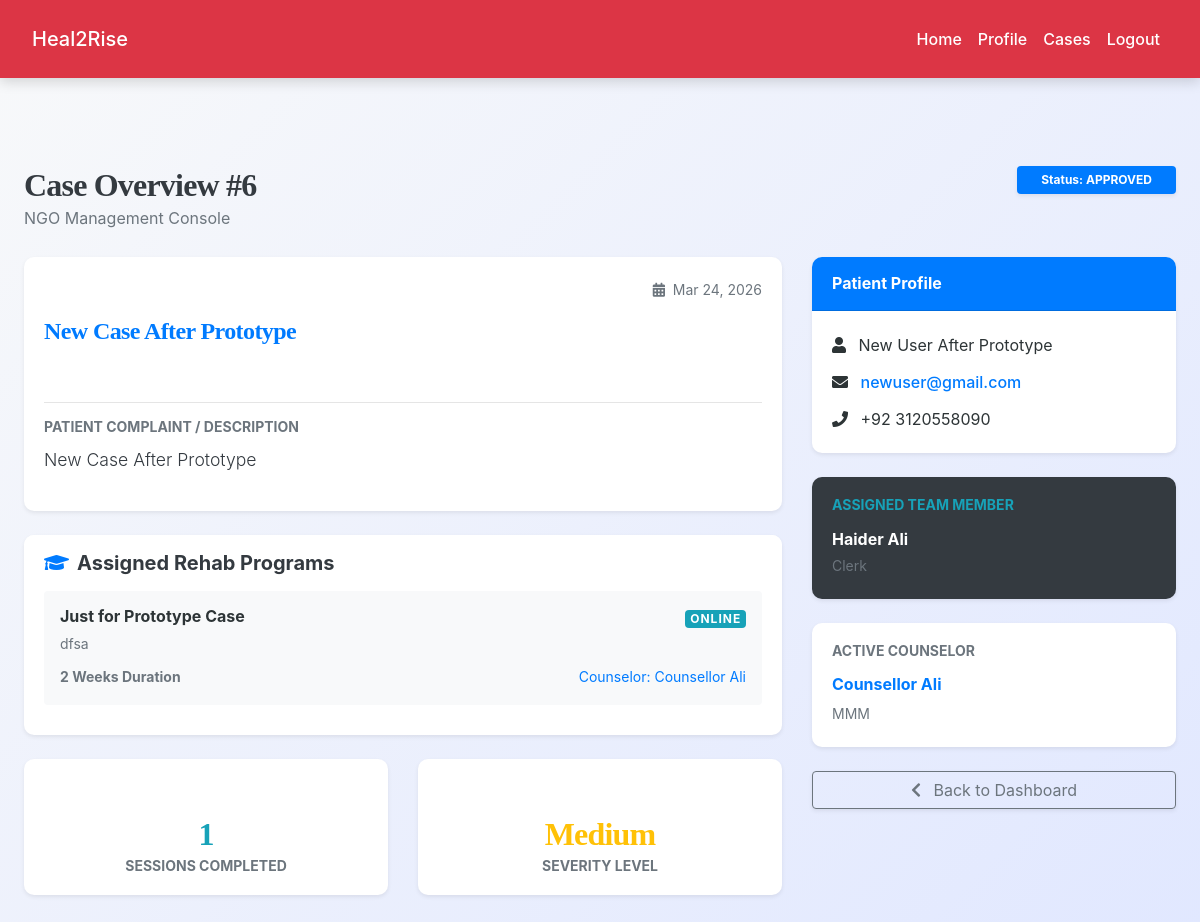
Screenshot of /ngo/view_case_details.php?id=6 (signed in) with the database file from the repository.
### tables this page shows
CREATE TABLE `cases` (
  `id` int(11) NOT NULL,
  `case_title` varchar(255) NOT NULL,
  `description` text NOT NULL,
  `user_id` int(11) NOT NULL,
  `assigned_ngo_id` int(11) DEFAULT NULL,
  `assigned_staff_id` int(11) DEFAULT NULL,
  `status` enum('pending','approved','rejected','closed') NOT NULL DEFAULT 'pending',
  `problem_category` text DEFAULT NULL,
  `severity` varchar(50) DEFAULT NULL,
  `risk_level` varchar(50) DEFAULT NULL,
  `created_at` datetime DEFAULT current_timestamp(),
  `closed_at` datetime DEFAULT NULL
);

CREATE TABLE `skill_programs` (
  `id` int(11) NOT NULL,
  `counselor_id` int(11) NOT NULL,
  `case_id` int(11) NOT NULL,
  `program_name` varchar(200) NOT NULL,
  `description` text DEFAULT NULL,
  `duration_weeks` int(11) DEFAULT NULL,
  `mode` varchar(50) DEFAULT 'Online',
  `created_at` datetime DEFAULT current_timestamp()
);

CREATE TABLE `counselors` (
  `id` int(11) NOT NULL,
  `full_name` varchar(100) NOT NULL,
  `email` varchar(100) NOT NULL,
  `phone` varchar(20) DEFAULT NULL,
  `password_hash` varchar(255) NOT NULL,
  `qualification` text DEFAULT NULL,
  `experience_years` int(11) DEFAULT 0,
  `specialization` varchar(100) DEFAULT NULL,
  `status` enum('active','inactive') DEFAULT 'active',
  `created_at` datetime DEFAULT current_timestamp()
);

CREATE TABLE `users` (
  `id` int(11) NOT NULL,
  `name` varchar(255) DEFAULT NULL,
  `email` varchar(255) NOT NULL,
  `password` varchar(255) NOT NULL,
  `phone` varchar(50) DEFAULT NULL,
  `emergency_contact` varchar(255) DEFAULT NULL,
  `role` enum('user','counselor','psychiatrist') NOT NULL DEFAULT 'user',
  `gender` varchar(50) DEFAULT NULL,
  `age` int(11) DEFAULT NULL,
  `status` enum('active','pending','blocked') DEFAULT 'pending',
  `created_at` datetime DEFAULT current_timestamp()
);

CREATE TABLE `team_members` (
  `id` int(11) NOT NULL,
  `full_name` varchar(100) NOT NULL,
  `email` varchar(100) NOT NULL,
  `phone` varchar(20) DEFAULT NULL,
  `password_hash` varchar(255) NOT NULL,
  `designation` varchar(50) NOT NULL,
  `qualification` text DEFAULT NULL,
  `experience_years` int(11) DEFAULT 0,
  `status` enum('active','inactive') DEFAULT 'active',
  `created_at` datetime DEFAULT current_timestamp()
);

### ngo/view_case_details.php (the view, shortened to what this page needs)
<?php
include('../config.php');
$ngo_id = $_SESSION["id"];
$case_id = intval($_GET['id']);
$query = "
    SELECT c.*,
           u.name AS user_name, u.email AS user_email, u.phone AS user_phone,
           tm.full_name AS assigned_staff, tm.designation AS staff_role,
           co.full_name AS assigned_counselor, co.specialization AS counselor_spec
    FROM cases c
    JOIN users u ON c.user_id = u.id
    LEFT JOIN team_members tm ON c.assigned_staff_id = tm.id
    LEFT JOIN case_counselor cc ON c.id = cc.case_id
    LEFT JOIN counselors co ON cc.counselor_id = co.id
    WHERE c.id = ? AND c.assigned_ngo_id = ?
";
$stmt = $conn->prepare($query);
$stmt->bind_param("ii", $case_id, $ngo_id);
$stmt->execute();
$result = $stmt->get_result();
$case = $result->fetch_assoc();
$session_stmt = $conn->prepare("SELECT COUNT(*) as total_sessions FROM counseling_sessions WHERE case_id = ?");
$session_stmt->bind_param("i", $case_id);
$session_stmt->execute();
$session_count = $session_stmt->get_result()->fetch_assoc()['total_sessions'];
$skills_stmt = $conn->prepare("
    SELECT sp.*, co.full_name as counselor_name
    FROM skill_programs sp
    JOIN counselors co ON sp.counselor_id = co.id
    WHERE sp.case_id = ?
    ORDER BY sp.created_at DESC
");
$skills_stmt->bind_param("i", $case_id);
$skills_stmt->execute();
$skills_result = $skills_stmt->get_result();
?>
<!DOCTYPE html>
<html lang="en">
<head>
    <link rel="stylesheet" href="https://cdn.jsdelivr.net/npm/bootstrap@4.6.2/dist/css/bootstrap.min.css">
    <link rel="stylesheet" href="https://cdnjs.cloudflare.com/ajax/libs/font-awesome/5.15.4/css/all.min.css">
    <link rel="stylesheet" href="../css/style.css">
</head>
<body class="bg-light">
<?php include('navbar.php'); ?>
<div class="container py-5">
    <div class="d-flex justify-content-between align-items-center mb-4">
        <div>
            <h2 class="font-weight-bold mb-0 text-dark">Case Overview #<?= $case_id ?></h2>
            <p class="text-muted mb-0">NGO Management Console</p>
        </div>
        <span class="badge badge-<?= $case['status'] == 'closed' ? 'secondary' : 'primary' ?> p-2 px-4 shadow-sm">
            Status: <?= strtoupper($case['status']) ?>
        </span>
    </div>
    <div class="row">
        <div class="col-lg-8">
            <div class="card shadow-sm border-0 mb-4">
                <div class="card-body">
                    <div class="d-flex justify-content-between">
                        <h4 class="font-weight-bold text-primary"><?= htmlspecialchars($case['case_title']) ?></h4>
                        <small class="text-muted"><i class="fas fa-calendar-alt mr-1"></i> <?= date('M d, Y', strtotime($case['created_at'])) ?></small>
                    </div>
                    <hr>
                    <h6 class="text-muted font-weight-bold small text-uppercase mb-2">Patient Complaint / Description</h6>
                    <p class="text-dark lead" style="font-size: 1.1rem;"><?= nl2br(htmlspecialchars($case['description'])) ?></p>
                </div>
            </div>
            <div class="card shadow-sm border-0 mb-4">
                <div class="card-header bg-white border-0 py-3">
                    <h5 class="mb-0 font-weight-bold text-dark"><i class="fas fa-graduation-cap mr-2 text-primary"></i>Assigned Rehab Programs</h5>
                </div>
                <div class="card-body pt-0">
                    <?php if($skills_result->num_rows > 0): ?>
                        <div class="list-group list-group-flush">
                            <?php while($sk = $skills_result->fetch_assoc()): ?>
                                <div class="list-group-item rehab-list-item border-top-0 rounded p-3">
                                    <div class="d-flex justify-content-between align-items-center">
                                        <h6 class="font-weight-bold mb-1"><?= htmlspecialchars($sk['program_name']) ?></h6>
                                        <span class="badge badge-info skill-badge"><?= $sk['mode'] ?></span>
                                    </div>
                                    <p class="small text-muted mb-2"><?= htmlspecialchars($sk['description']) ?></p>
                                    <div class="d-flex justify-content-between align-items-center">
                                        <small class="text-secondary font-weight-bold"><?= $sk['duration_weeks'] ?> Weeks Duration</small>
                                        <small class="text-primary">Counselor: <?= htmlspecialchars($sk['counselor_name']) ?></small>
                                    </div>
                                </div>
                            <?php endwhile; ?>
                        </div>
                    <?php endif; ?>
                </div>
            </div>
            <div class="row">
                <div class="col-md-6">
                    <div class="card shadow-sm border-0 mb-4 text-center py-3 bg-white">
                        <h2 class="font-weight-bold text-info mb-0"><?= $session_count ?></h2>
                        <small class="text-uppercase font-weight-bold text-muted">Sessions Completed</small>
                    </div>
                </div>
                <div class="col-md-6">
                    <div class="card shadow-sm border-0 mb-4 text-center py-3 bg-white">
                        <h2 class="font-weight-bold text-warning mb-0"><?= htmlspecialchars($case['severity'] ?? 'N/A') ?></h2>
                        <small class="text-uppercase font-weight-bold text-muted">Severity Level</small>
                    </div>
                </div>
            </div>
        </div>
        <div class="col-lg-4">
            <div class="card shadow-sm border-0 mb-4">
                <div class="card-header bg-primary text-white font-weight-bold">Patient Profile</div>
                <div class="card-body">
                    <p class="mb-2"><strong><i class="fas fa-user mr-2"></i></strong> <?= htmlspecialchars($case['user_name']) ?></p>
                    <p class="mb-2"><strong><i class="fas fa-envelope mr-2"></i></strong> <a href="mailto:<?= $case['user_email'] ?>"><?= htmlspecialchars($case['user_email']) ?></a></p>
                    <p class="mb-0"><strong><i class="fas fa-phone mr-2"></i></strong> <?= htmlspecialchars($case['user_phone'] ?? 'N/A') ?></p>
                </div>
            </div>
            <div class="card shadow-sm border-0 mb-4 bg-dark text-white">
                <div class="card-body">
                    <h6 class="font-weight-bold small text-uppercase text-info mb-3">Assigned Team Member</h6>
                    <?php if($case['assigned_staff']): ?>
                        <h6 class="mb-1 font-weight-bold"><?= $case['assigned_staff'] ?></h6>
                        <p class="small text-muted mb-0"><?= htmlspecialchars($case['staff_role']) ?></p>
                    <?php else: ?>
                        <p class="text-warning small mb-0 font-italic">No staff member assigned yet.</p>
                    <?php endif; ?>
                </div>
            </div>
            <div class="card shadow-sm border-0 mb-4 border-left-info">
                <div class="card-body">
                    <h6 class="font-weight-bold small text-uppercase text-muted mb-3">Active Counselor</h6>
                    <?php if($case['assigned_counselor']): ?>
                        <h6 class="mb-1 text-primary font-weight-bold"><?= $case['assigned_counselor'] ?></h6>
                        <small class="text-secondary"><?= htmlspecialchars($case['counselor_spec']) ?></small>
                    <?php else: ?>
                        <p class="text-danger small mb-0">Referral Pending</p>
                    <?php endif; ?>
                </div>
            </div>
            <a href="dashboard.php" class="btn btn-outline-secondary btn-block shadow-sm">
                <i class="fas fa-chevron-left mr-2"></i> Back to Dashboard
            </a>
        </div>
    </div>
</div>
</body>
</html>

### css/style.css (style rules this page uses)
:root { --primary: #007bff; --secondary: #6c757d; --success: #28a745; --info: #17a2b8; --warning: #ffc107; --danger: #dc3545; --light: #f8f9fa; --dark: #2d3436; --accent: #ff6f61; --highlight: #6f42c1; --shadow: rgba(0, 0, 0, 0.15); --transition: all 0.3s ease-in-out; }
body { font-family: 'Inter', 'Segoe UI', Tahoma, Geneva, Verdana, sans-serif; background: linear-gradient(135deg, var(--light) 0%, #e0e7ff 100%); color: var(--dark); line-height: 1.8; margin: 0; padding: 0; min-height: 100vh; font-size: 16px; }
h1, h2, h3, h4 { text-align: center; margin: 2.5rem 0; font-family: 'Georgia', 'Times New Roman', serif; color: var(--dark); font-weight: 700; letter-spacing: -0.025em; }
h2 { font-size: 2rem; }
h4 { font-size: 1.5rem; }
.container { max-width: 1200px; margin: 0 auto 3rem; padding: 0 1.5rem; }
a { color: var(--primary); text-decoration: none; font-weight: 500; transition: var(--transition); }

### ngo/view_case_details.php (style rules this page uses)
.card { border-radius: 10px; overflow: hidden; }
.skill-badge { font-size: 0.75rem; text-transform: uppercase; letter-spacing: 1px; }
.rehab-list-item { border-left: 3px solid #6610f2; margin-bottom: 10px; background: #f8f9fa; transition: 0.2s; }

### rows the page displays
cases: status "APPROVED", case_title "New Case After Prototype", created_at "Mar 24, 2026", description "New Case After Prototype", severity "Medium", user.name "New User After Prototype", user.email "newuser@gmail.com", user.phone "+92 3120558090", team_members.full_name "Haider Ali", team_members.designation "Clerk", counselors.full_name "Counsellor Ali", counselors.specialization "MMM"
skill_programs: program_name "Just for Prototype Case", mode "ONLINE", description "dfsa", duration_weeks "2", counselor.full_name "Counsellor Ali"

### other values shown
$case_id "6"
$session_count "1"
